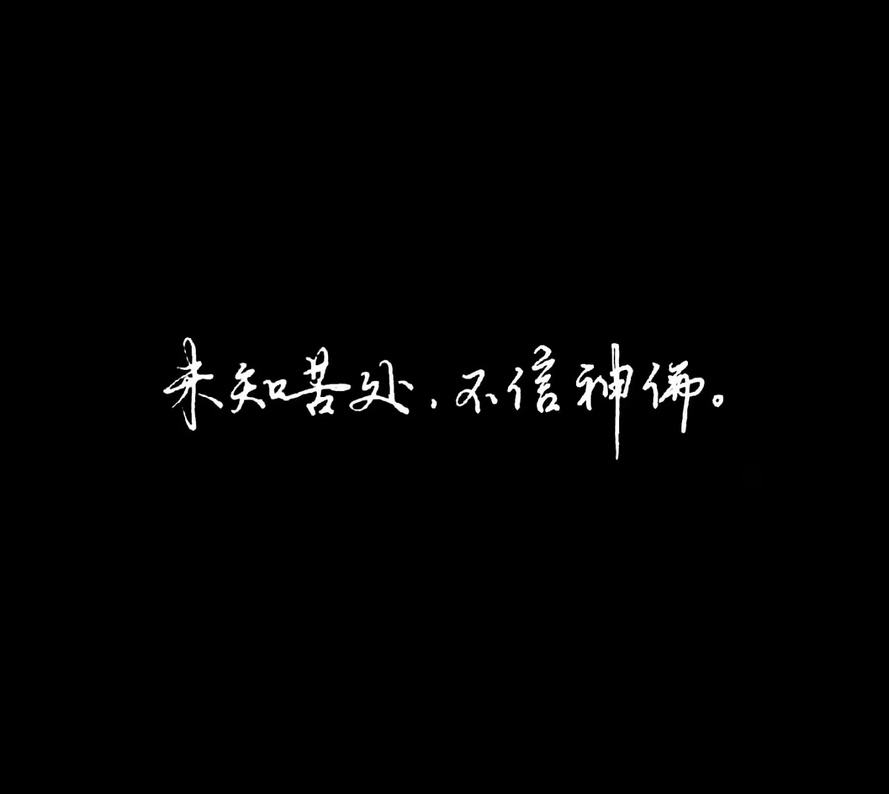
//> input picture OpenCV_Learn/test06.jpg, 889 x 794 px, shrunk from 1344 x 1200 before the run
$ ./10_图像腐蚀和膨胀   (built with g++ and OpenCV 4)
//> lines starting //> are read from the running program, lines starting //| are printed output that depends on the picture
#include <opencv2/opencv.hpp>
#include <iostream>
#include <vector>

using namespace cv;
using namespace std;

// 图像腐蚀
void test01()
{
    // 生成用于腐蚀的原图

    Mat src = (Mat_<uchar>(6, 6) << 0, 0, 0, 0, 255, 0,
               0, 255, 255, 255, 255, 255,
               0, 255, 255, 255, 255, 0,
               0, 255, 255, 255, 255, 0,
               0, 255, 255, 255, 255, 0,
               0, 0, 0, 0, 0, 0); // 生成一个6*6的黑白图像，其中有两个白色区域，一个黑色区域

    Mat struct1, struct2; // 创建结构元素
    // getStructuringElement()
    // 第一个参数：MORPH_RECT(0)或MORPH_CROSS，表示矩形或十字形结构元素(1)
    // 第二个参数：结构元素的大小，Size(3,3)表示3x3的结构元素
    // 第三个参数：默认值Point(-1,-1)，表示结构元素中心位置，-1表示自动计算
    struct1 = getStructuringElement(0, Size(3, 3)); // 矩形结构元素
    struct2 = getStructuringElement(1, Size(3, 3)); // 十字形结构元素

    Mat erodeSrc; // 腐蚀后的原图
    // erode()
    //  第一个参数：原图
    //  第二个参数：腐蚀后的原图
    //  第三个参数：结构元素

    erode(src, erodeSrc, struct2);
    namedWindow("src", WINDOW_GUI_NORMAL);
    namedWindow("erodeSrc", WINDOW_GUI_NORMAL);
    imshow("src", src);
    imshow("erodeSrc", erodeSrc);

    Mat LearnCV_black = imread("../test06.jpg", IMREAD_ANYCOLOR);
//> LearnCV_black is the input picture: 794 rows x 889 cols, CV_8UC3; min 0, max 255, mean 2.7
    Mat LearnCV_white = imread("../test07.jpg", IMREAD_ANYCOLOR);
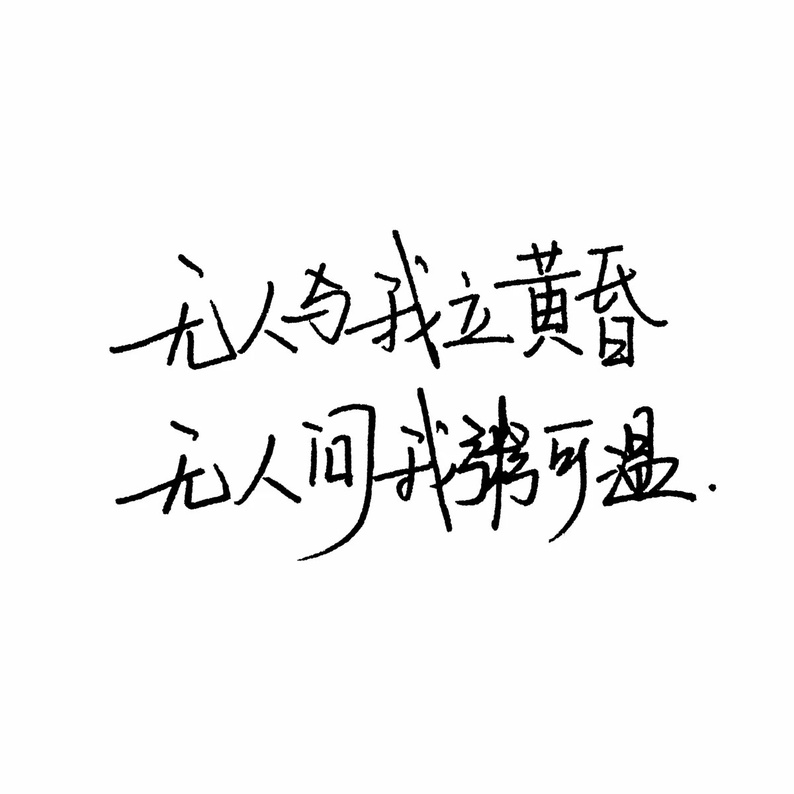
//> input picture OpenCV_Learn/test07.jpg, 794 x 794 px, shrunk from 1200 x 1200 before the run
//> LearnCV_white is the input picture: 794 rows x 794 cols, CV_8UC3; min 0, max 255, mean 243.2

    Mat erode_black1, erode_black2, erode_white1, erode_white2;

    // 黑色背景腐蚀
    erode(LearnCV_black, erode_black1, struct1);
    erode(LearnCV_black, erode_black2, struct2);
    imshow("LearnCV_black", LearnCV_black);
    imshow("erode_black1", erode_black1);
    imshow("erode_black2", erode_black2);

    // 白色背景腐蚀
    erode(LearnCV_white, erode_white1, struct1);
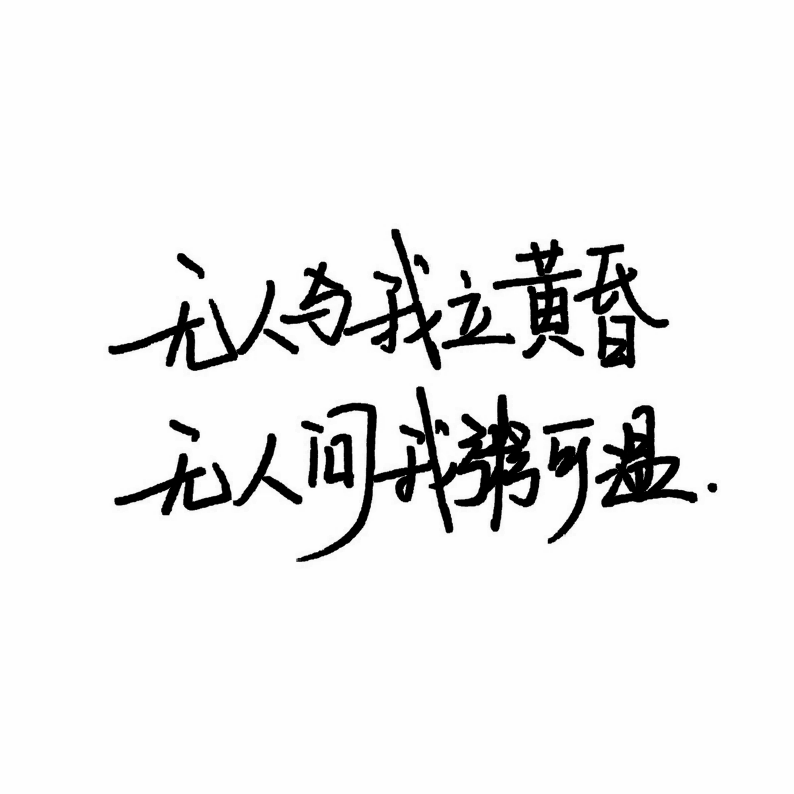
//> erode_white1: 794 rows x 794 cols, CV_8UC3; min 0, max 255, mean 238.3
    erode(LearnCV_white, erode_white2, struct2);
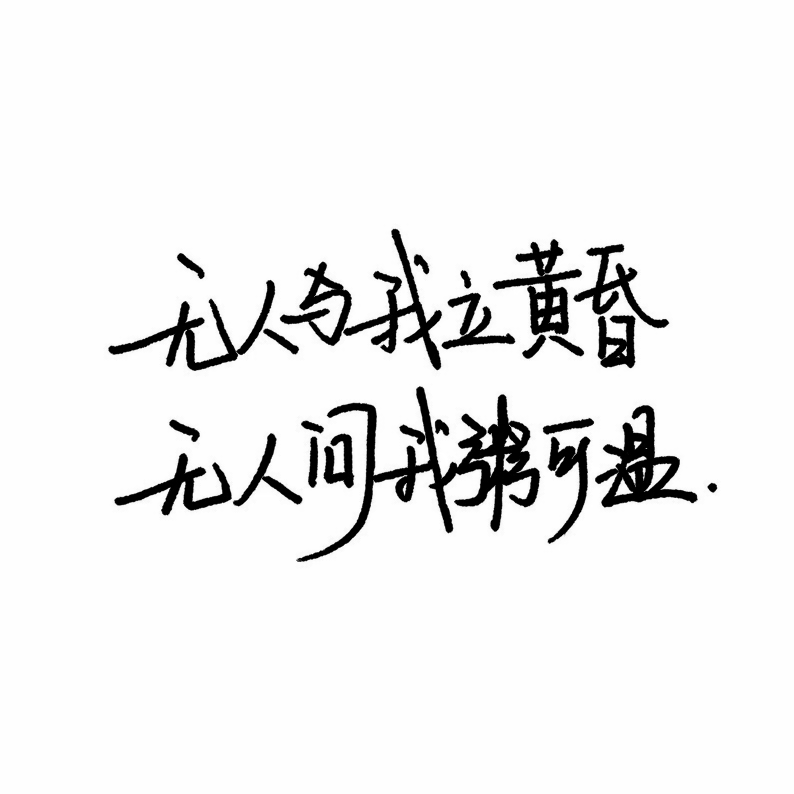
//> erode_white2: 794 rows x 794 cols, CV_8UC3; min 0, max 255, mean 239.6
    imshow("LearnCV_white", LearnCV_white);
    imshow("erode_white1", erode_white1);
    imshow("erode_white2", erode_white2);

    waitKey(0);
}

// 图像膨胀
// [50 lines left out: function test02, not called in this run]

int main()
{
    test01();
    // test02();
    return 0;
}
